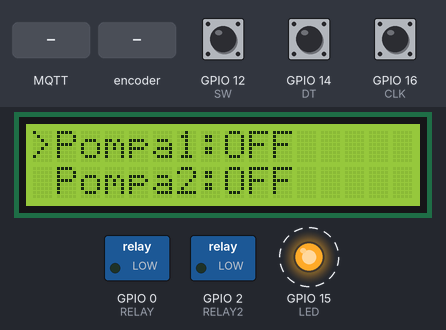
The sketch below on a simulated ESP8266 (NodeMCU). Parts: 16×2 character LCD, switched loads named in the sketch (green lamp = pin HIGH), output pins drawn as LEDs (lit = HIGH). Dashed ring = blinking. Inputs (shaded band) come from the test bench; at power-on: GPIO 12 (SW) HIGH, GPIO 14 (DT) HIGH, GPIO 16 (CLK) HIGH. WiFi joins after 1.5 s; servers stay silent unless stated; no MQTT or app messages arrive unless stated; what the sketch prints to the serial monitor is not drawn.

Above: at 0.75 s.
1.3 s: MQTT message "HIGH" arrives on the first subscribed topic
At 9.5 s:
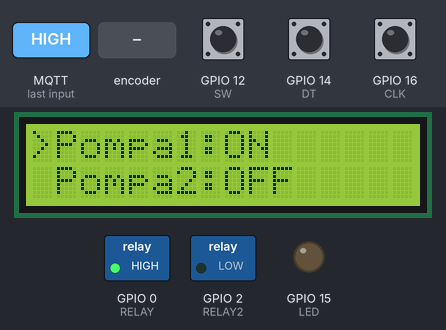
10.3 s: GPIO 12 (SW) pulled LOW for 1 s
At 10.69 s:
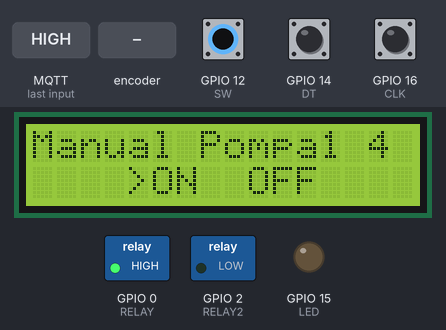
12.8 s: rotary encoder on GPIO 16 (CLK) / GPIO 14 (DT) turned 3 steps (first pin leading)
14.9 s: GPIO 12 (SW) pulled LOW for 0.15 s
At 16.1 s:
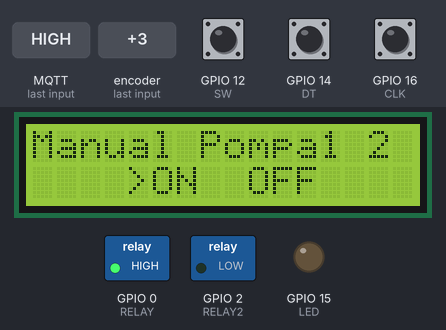
16.5 s: rotary encoder on GPIO 16 (CLK) / GPIO 14 (DT) turned 1 step (first pin leading)
At 17.7 s:
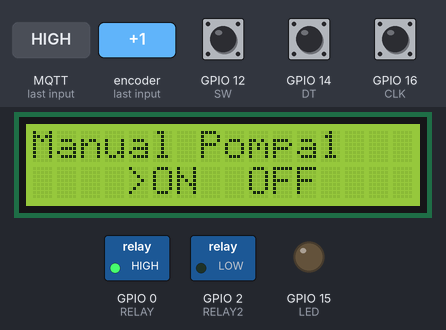
18.2 s: MQTT message "edward181422" arrives on the first subscribed topic
At 18.8 s:
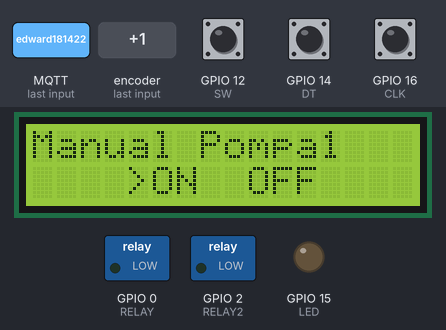
Timing chart, 0 to 20.7 s (numbered marks = the images above; inputs shaded):
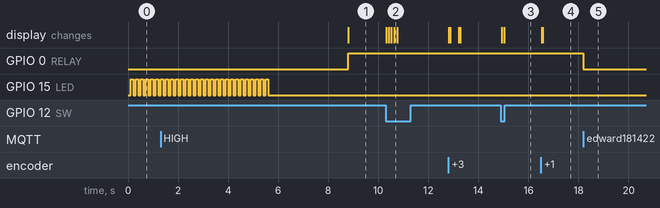

Measured:
- after the input at 1.3 s, GPIO 0 (RELAY): LOW → HIGH after 7.5 s; the display: changes after 7.5 s (image 1)
- after the input at 10.3 s, the display: first changes at once (image 2 shows a later state)
- after the input at 14.9 s, the display: first changes at once (image 3 shows a later state)
- after the input at 16.5 s, the display: first changes at once (image 4 shows a later state)
- after the input at 18.2 s, GPIO 0 (RELAY): HIGH → LOW at once
- by itself, GPIO 15 (LED): alternates HIGH for 0.10 s and LOW for 0.10 s, 44 changes in all, then stays LOW

The sketch:

PanelKontrolPompaNutrisi.ino
```cpp
#include <LiquidCrystal_I2C.h>
#include <ESP8266WiFi.h>
#include <ArduinoJson.h>
//#include <WiFi.h>
#include <PubSubClient.h>
#define LED 15 //D8
#define RELAY 0 //D3
#define RELAY2 2 //D4
#define CLK 16 //D0
#define DT 14 //D5
#define SW 12 //D6

// const char* ssid = "Edward";
// const char* pass = "edward181422";
const char* ssid = "Antares";
const char* pass = "12345678";
// const char* ssid = "LAPTOP-JR9OPGBQ 2346";
// const char* pass = "73%P170j";
const char* brokerip1 = "192.168.0.104";
// const char* brokerip2 = "192.168.137.147";
// const char* topic1 = "Topic1";
const char* topic2 = "Topic2";
const char* topic3 = "Topic3";
// const char* topic4 = "Topic4";
char buffer1[50];
char* messagetosend;
String printing;
String POMPA1STATE = "OFF";
String POMPA2STATE = "OFF";
String PMP;

int randomnummber;
int I;
byte Counter = 1;
byte Counter2 = 1;
byte Counter3 = 0;
byte Counter4 = 1;
byte CurrentStateCLK;
byte CurrentStateCLK2;
byte CurrentStateCLK3;
byte LastStateCLK;
byte LastStateCLK2;
byte LastStateCLK3;
byte MenuState = 1;
byte LastCounter = 1;
byte CurrentCounter;
byte Mode = 0;
byte faliure = 0;

bool RELAY1STATE = LOW;
bool RELAY2STATE = LOW;

unsigned long int now;
unsigned long int prevtime;
unsigned long int interval = 1000;
unsigned long int now2;
unsigned long int prevtime2;
unsigned long int interval2 = 100;

LiquidCrystal_I2C lcd(0x27, 16, 2);

WiFiClient Mqttclient2;
WiFiClient Mqttclient3;

PubSubClient client2(Mqttclient2);
PubSubClient client3(Mqttclient3);

DynamicJsonDocument doc(256);

void setup() {
  // put your setup code here, to run once:
  Serial.begin(115200);
  lcd.init();
  lcd.backlight();
  pinMode(LED, OUTPUT);
  pinMode(RELAY, OUTPUT);
  pinMode(RELAY2, OUTPUT);
  pinMode(CLK, INPUT);
  pinMode(DT, INPUT);
  pinMode(SW, INPUT_PULLUP);
  client2.setServer(brokerip1, 1883);
  client3.setServer(brokerip1, 1883);
  client2.setCallback(callback1);
  client3.setCallback(callback2);
  LastStateCLK = digitalRead(CLK);
  LastStateCLK2 = digitalRead(CLK);
  UpdateMenu();


}

void setupwifi(){
  delay(10);
  Serial.println();
  Serial.print("Connecting WiFi To: ");
  Serial.println(ssid);
  WiFi.begin(ssid, pass);

  while (WiFi.status() != WL_CONNECTED)
  {
    printing = "Menghubungkan WiFi Dengan: ";
    for(I=0; I<=printing.length(); I++)
    {

      digitalWrite(LED, HIGH);
      delay(100);
      digitalWrite(LED, LOW);
      delay(100);
    }
  }

  Serial.println();
  Serial.print("Connected, IP Address:");
  Serial.println(WiFi.localIP());
  delay(1000);

}

void Reconnect1() {
  while (WiFi.status() == WL_CONNECTED && !client2.connected()) {
    Serial.print("Reconnecting MQTT Broker1...");
    if (client2.connect("2"))
    {
      delay(1000);
    }
    else
    {
      Serial.print("Failed To Connect Broker1, rc=");
      Serial.print(client2.state());
      Serial.println(" Try Again In 5 Seconds");
      delay(5000);
    }
  }
}


void Reconnect2() {
  while (WiFi.status() == WL_CONNECTED && !client3.connected()) {
    Serial.print("Reconnecting MQTT Broker2...");
    if (client3.connect("3"))
    {
      Serial.println("Mqtt Broker2 Connected");
      delay(1000);
    }
    else
    {
      Serial.print("Failed To Connect Broker2, rc=");
      Serial.print(client3.state());
      Serial.println(" Try Again In 5 Seconds");
      delay(5000);
    }
  }
}

void callback1(char* topic, byte* payload, unsigned int length){

  Serial.print("Message Received: ");
  Serial.println(topic);
  Serial.print("");

  String comming_message="";

  for (int i = 0; i < length; i++)
  {
    comming_message += (char)payload[i];
  }
  Serial.println();

  if ((strcmp(topic,"Topic3") == 0))
  {
    CONTROL_RELAY1(comming_message);
  }


}


void callback2(char* topic2, byte* payload2, unsigned int length2){

  Serial.print("Message Received: ");
  Serial.println(topic2);
  Serial.print("");

  String comming_message2="";

  for (int j = 0; j < length2; j++)
  {
    comming_message2 += (char)payload2[j];
  }
  Serial.println();

  if ((strcmp(topic2,"Topic2") == 0))
  {

    doc.clear();
    DeserializationError error = deserializeJson(doc, comming_message2);
    if (error)
    {
      Serial.print("deserializeJson() failed: ");
      Serial.println(error.c_str());
      return;
    }

    String relay2_bool = doc["PompaNutrisi"];
    CONTROL_RELAY2(relay2_bool);
    Serial.println(comming_message2);

  }
}

void CONTROL_RELAY1(String relay1){
  if(relay1.equals("HIGH"))
  {
    RELAY1STATE = HIGH;
    POMPA1STATE = "ON ";
    digitalWrite(RELAY, HIGH);
  }
  else{
    RELAY1STATE = LOW;
    POMPA1STATE = "OFF";
    digitalWrite(RELAY, LOW);
  }
  if(MenuState == 1)
  {
    lcd.setCursor(8, 0);
    lcd.print(POMPA1STATE);
  }
}

void CONTROL_RELAY2(String relay2){

  if(relay2.equals("HIGH"))
  {
    RELAY2STATE = HIGH;
    POMPA2STATE = "ON ";
    digitalWrite(RELAY2, HIGH);
  }
  else
  {
    RELAY2STATE = LOW;
    POMPA2STATE = "OFF";
    digitalWrite(RELAY2, LOW);
  }
  if(MenuState == 1)
  {
    lcd.setCursor(8, 1);
    lcd.print(POMPA2STATE);
  }
}

void UpdateMenu() {
  switch (Counter)
  {
    case 1:
      lcd.clear();
      lcd.setCursor(0, 0);
      lcd.print(">Pompa1:");
      lcd.setCursor(0, 1);
      lcd.print(" Pompa2:");
      break;
    case 2:
      lcd.clear();
      lcd.setCursor(0, 0);
      lcd.print(" Pompa1:");
      lcd.setCursor(0, 1);
      lcd.print(">Pompa2:");
      break;
  }
  if(MenuState == 1)
  {
    lcd.setCursor(8, 0);
    lcd.print(POMPA1STATE);
    lcd.setCursor(8, 1);
    lcd.print(POMPA2STATE);
  }
}

void SubMenu1(){
  switch (Counter2)
  {
    case 1:
      lcd.clear();
      lcd.setCursor(0,0);
      lcd.print("Manual Pompa1");
      lcd.setCursor(4,1);
      lcd.print(">ON");
      lcd.setCursor(8,1);
      lcd.print(" OFF");
      break;
    case 2:
      lcd.clear();
      lcd.setCursor(0,0);
      lcd.print("Manual Pompa1");
      lcd.setCursor(4,1);
      lcd.print(" ON");
      lcd.setCursor(8,1);
      lcd.print(">OFF");
      break;
  }
}

void SubMenu2(){
  switch (Counter2)
  {
    case 1:
      lcd.clear();
      lcd.setCursor(0,0);
      lcd.print("Manual Pompa2");
      lcd.setCursor(4,1);
      lcd.print(">ON");
      lcd.setCursor(8,1);
      lcd.print(" OFF");
      break;
    case 2:
      lcd.clear();
      lcd.setCursor(0,0);
      lcd.print("Manual Pompa2");
      lcd.setCursor(4,1);
      lcd.print(" ON");
      lcd.setCursor(8,1);
      lcd.print(">OFF");
      break;
  }
}

void ExecuteAction() {
  switch (Counter)
  {
    case 1:
      SubMenu1();
      break;
    case 2:
      SubMenu2();
      break;
  }
}


void loop() {
  // put your main code here, to run repeatedly:

      if(WiFi.status() != WL_CONNECTED)
      {
        Serial.println("Disconnected !");
        setupwifi();
      }
      else if(WiFi.status() == WL_CONNECTED && !client2.connected())
      {
        Reconnect1();
        Reconnect2();
      }
      else if(WiFi.status() == WL_CONNECTED && client2.connected())
      {

      client3.subscribe(topic2);
      client2.subscribe(topic3);

      CurrentStateCLK = digitalRead(CLK);
      if(digitalRead(SW) == LOW && MenuState == 1 && Counter3 == 0){
        Serial.println("Button Pressed");
        ExecuteAction();
        MenuState = 2;
      }
      else if (digitalRead(SW) == HIGH){
        Counter3 = 0;
        if(CurrentStateCLK != LastStateCLK){
          if((digitalRead(DT) != CurrentStateCLK) && MenuState == 1)
          {
            Counter++;
            if(Counter > 2)
            {
              Counter = 1;
              UpdateMenu();
              if(digitalRead(SW) == LOW)
              {
                ExecuteAction();
                MenuState = 2;
              }
            }
            else
            {
              UpdateMenu();
            }
          }
          else if((digitalRead(DT) == CurrentStateCLK) && MenuState == 1)
          {
            Counter--;
            UpdateMenu();
            if(Counter < 1){
              Counter = 2;
              UpdateMenu();
              if(digitalRead(SW) == LOW)
              {
                ExecuteAction();
                MenuState = 2;
              }
            }
            else
            {
              UpdateMenu();
            }
          }
          LastStateCLK = CurrentStateCLK;
        }
      }

      if ((digitalRead(SW) == false) && (MenuState == 2))
      {
        now2 = millis();
        if ((now2 - prevtime2) >= interval2)
        {
          Counter3++;
          lcd.setCursor(14,0);
          lcd.print(Counter3);
          if (Counter3 >= 5)
          {
            if(Counter == 1 && Counter2 == 1){
              CONTROL_RELAY1("HIGH");
            }
            else if(Counter == 1 && Counter2 == 2){
              CONTROL_RELAY1("LOW");
            }
            if(Counter == 2 && Counter2 == 1){
              CONTROL_RELAY2("HIGH");
            }
            else if(Counter == 2 && Counter2 == 2){
              CONTROL_RELAY2("LOW");
            }
            MenuState = 1;
            Counter = 1;
            UpdateMenu();
            Serial.println("Button Pressed");
          }

          prevtime2 = millis();
        }
      }

      // client2.loop();
      client2.loop();
      client3.loop();
      }


    if (MenuState == 2)
    {
      CurrentStateCLK2 = digitalRead(CLK);
      if(CurrentStateCLK2 != LastStateCLK2)
      {
        if((digitalRead(DT) != CurrentStateCLK2) && MenuState == 2)
        {
          Counter2++;
          if(Counter2 > 2)
          {
            Counter2 = 1;
            if(Counter == 1)
            {
              SubMenu1();
            }
            else if(Counter == 2)
            {
              SubMenu2();
            }
          }
          else
          {
            if(Counter == 1)
            {
              SubMenu1();
            }
            else if(Counter == 2)
            {
              SubMenu2();
            }
          }
        }
        else if((digitalRead(DT) == CurrentStateCLK2) && MenuState == 2)
        {
          Counter2--;
          if(Counter2 < 1)
          {
            Counter2 = 2;
            if(Counter == 1)
            {
              SubMenu1();
            }
            else if(Counter == 2)
            {
              SubMenu2();
            }
          }
          else
          {
            if(Counter == 1)
            {
              SubMenu1();
            }
            else if(Counter == 2)
            {
              SubMenu2();
            }
          }
        }
        LastStateCLK2 = CurrentStateCLK2;
      }
    }

}
```
